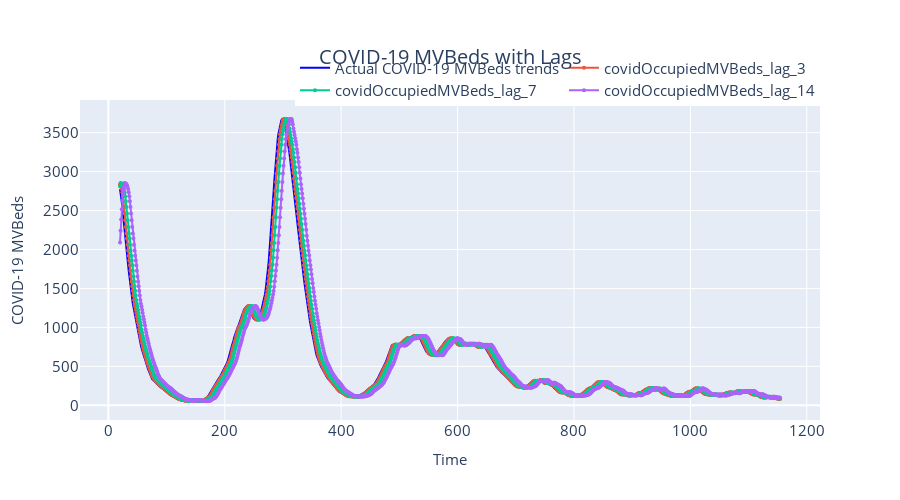

This figure's notebook cell:
### Code cell
# plot covidOccupiedMVBeds with lags to see how they correlate with the original data
fig = go.Figure()
fig.add_trace(
    go.Scatter(
        x=data_with_lags.index,
        y=data_with_lags["covidOccupiedMVBeds"],
        mode="lines",
        marker=dict(size=6, opacity=0.5),
        line=dict(color="blue", width=2),
        name="Actual COVID-19 MVBeds trends",
    )
)

for lag in added_features:
    fig.add_trace(
        go.Scatter(
            x=data_with_lags.index,
            y=data_with_lags[lag],
            mode="lines+markers",
            marker=dict(size=4),
            line=dict(width=2),
            name=lag,
        )
    )
    
fig = format_plot(fig, title="COVID-19 MVBeds with Lags", ylabel="COVID-19 MVBeds")
fig.show()

### Figure 1 — Plotly figure (JSON) as saved in the notebook; plotly's stock layout.template omitted (floating-point values rounded to 4 significant figures; data arrays with more than 128 entries replaced by an {"elided": "..."} marker saying what was removed)
{"data": [{"line": {"color": "blue", "width": 2}, "marker": {"opacity": 0.5, "size": 6}, "mode": "lines", "name": "Actual COVID-19 MVBeds trends", "type": "scatter", "x": {"elided": "1135 int values"}, "y": {"elided": "1135 float values"}}, {"line": {"width": 2}, "marker": {"size": 4}, "mode": "lines+markers", "name": "covidOccupiedMVBeds_lag_3", "type": "scatter", "x": {"elided": "1135 int values"}, "y": {"elided": "1135 float values"}}, {"line": {"width": 2}, "marker": {"size": 4}, "mode": "lines+markers", "name": "covidOccupiedMVBeds_lag_7", "type": "scatter", "x": {"elided": "1135 int values"}, "y": {"elided": "1135 float values"}}, {"line": {"width": 2}, "marker": {"size": 4}, "mode": "lines+markers", "name": "covidOccupiedMVBeds_lag_14", "type": "scatter", "x": {"elided": "1135 int values"}, "y": {"elided": "1135 float values"}}], "layout": {"autosize": false, "height": 500, "legend": {"font": {"size": 15}, "orientation": "h", "title": {}, "x": 1, "xanchor": "right", "y": 0.98, "yanchor": "bottom"}, "title": {"font": {"size": 20}, "text": "COVID-19 MVBeds with Lags", "x": 0.5, "xanchor": "center", "yanchor": "top"}, "width": 900, "xaxis": {"tickfont": {"size": 15}, "title": {"font": {"size": 15}, "text": "Time"}}, "yaxis": {"tickfont": {"size": 15}, "title": {"font": {"size": 15}, "text": "COVID-19 MVBeds"}}}}
